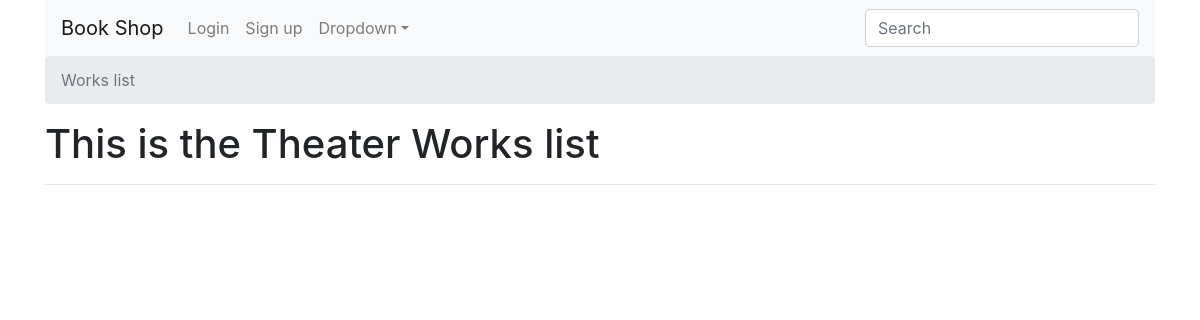
Before: / with the older database file.
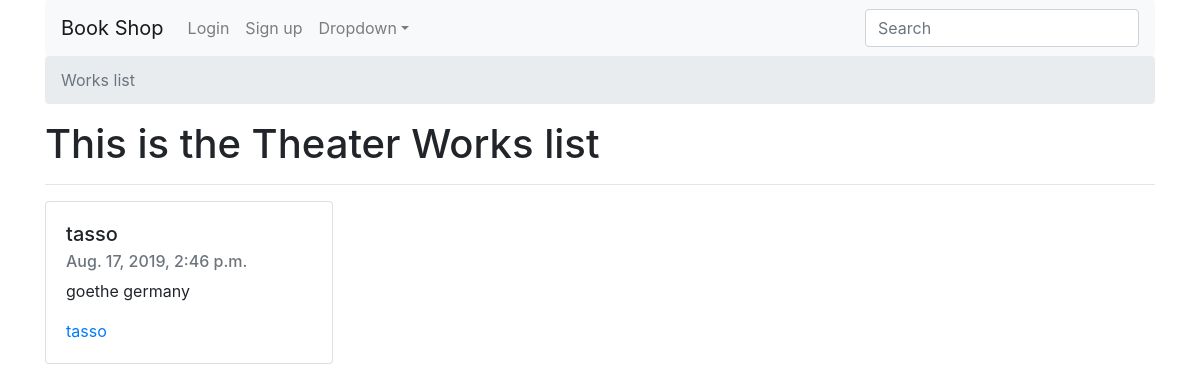
After: the same page with the newer database file.
### literature/models.py (models this page shows)
class Work(models.Model):
  maestros = models.ManyToManyField(Maestro)
  title = models.CharField(max_length=50)
  publication_date = models.DateTimeField()
  gendre = models.CharField(max_length=30)
  slug = models.SlugField()
  cover = models.ImageField()
  price = models.FloatField()
  def __str__(self):
    return self.title
  def get_absolute_url(self):
    return reverse("literature:work_detail", kwargs={'slug': self.slug })

class Maestro(models.Model):
  complete_name = models.CharField(max_length=50)
  country_maestro = models.CharField(max_length=50)
  slug = models.SlugField()
  def __str__(self):
    return f"{self.complete_name} {self.country_maestro}"

### literature/views.py (the view)
# urls.py: path('',works_list, name='works_list'),
def works_list(request):
  queryset = Work.objects.all()
  context = {
    'queryset': queryset
  }
  return render(request, "works_list.html", context)

### templates/works_list.html (shortened to what this page needs)
{% extends "base.html" %}
{% block breadcrumb %}
    <li class="breadcrumb-item active" aria-current="page">Works list</li>
{% endblock breadcrumb %}
{% block content %}
  <h1>This is the Theater Works list</h1>
  <hr />
  {% for work in queryset %}
  <div class="card" style="width: 18rem;">
  <div class="card-body">
    <h5 class="card-title">{{work.title}}</h5>
    <h6 class="card-subtitle mb-2 text-muted">{{work.publication_date}}</h6>
    <p class="card-text">
      {% for maestro in work.maestros.all %}
          <span>{{ maestro }}</span>
      {% endfor %}
    </p>
    <a href="{{ work.get_absolute_url }}" class="card-link">{{ work }}</a>
  </div>
  </div>
  {% endfor %}
{% endblock %}

### templates/base.html (shortened to what this page needs)
<!DOCTYPE html>
<html lang="en">
<head>
    <link rel="stylesheet" href="https://stackpath.bootstrapcdn.com/bootstrap/4.3.1/css/bootstrap.min.css">
        <link rel="stylesheet" href="https://use.fontawesome.com/releases/v5.8.1/css/all.css">
</head>
<body>
<div class="container">
{% include "navbar.html" %}
  <nav aria-label="breadcrumb">
  <ol class="breadcrumb">
    {% block breadcrumb %}
    {% endblock breadcrumb %}
  </ol>
  </nav>
  {% block content %}
  {% endblock %}
  </div>
</body>
</html>

### templates/navbar.html (shortened to what this page needs)
{% load template_tag_file %}
  <nav class="navbar navbar-expand-lg navbar-light bg-light rounded">
    <a class="navbar-brand" href="{% url 'literature:works_list' %}">Book Shop</a>
    <div class="collapse navbar-collapse" id="navbarsExample09">
      <ul class="navbar-nav mr-auto">
      {% if request.user.is_authenticated %}
      <li class="nav-item">
        <a class="nav-link" href="{% url 'account_logout' %}">Logout</a>
      </li>
      <li class="nav-item">
      <a class="nav-link" href="{% url 'cart:complete_order_list' %}">
        {{ request.user|cart_item_count }}
        <i class="fas fa-shopping-cart"></i>
      </a>
      </li>
      {% else %}
      <li class="nav-item">
        <a class="nav-link" href="{% url 'account_login' %}">Login</a>
      </li>
      <li class="nav-item">
        <a class="nav-link" href="{% url 'account_signup' %}">Sign up</a>
      </li>
      {% endif %}
        <li class="nav-item dropdown">
          <a class="nav-link dropdown-toggle" href="#" id="dropdown09" data-toggle="dropdown" aria-haspopup="true" aria-expanded="false">Dropdown</a>
        </li>
      </ul>
      <form class="form-inline my-2 my-md-0">
        <input class="form-control" type="text" placeholder="Search" aria-label="Search">
      </form>
    </div>
  </nav>

Changed rows visible on the page:
added Work: title "tasso", publication_date "Aug. 17, 2019, 2:46 p.m."
added Maestro: complete_name+country_maestro "goethe germany"
